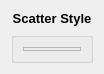
<?xml version="1.0" encoding="UTF-8"?>
<ui version="4.0">
 <class>ScatterFrameWidgetForm</class>
 <widget class="QWidget" name="ScatterFrameWidgetForm">
  <property name="geometry">
   <rect>
    <x>0</x>
    <y>0</y>
    <width>104</width>
    <height>72</height>
   </rect>
  </property>
  <property name="windowTitle">
   <string>Form</string>
  </property>
  <layout class="QGridLayout" name="gridLayout_7">
   <item row="0" column="0">
    <widget class="QLabel" name="titleLabel">
     <property name="font">
      <font>
       <pointsize>10</pointsize>
       <weight>75</weight>
       <bold>true</bold>
      </font>
     </property>
     <property name="text">
      <string>Scatter Style</string>
     </property>
     <property name="alignment">
      <set>Qt::AlignCenter</set>
     </property>
    </widget>
   </item>
   <item row="1" column="0">
    <layout class="QVBoxLayout" name="verticalLayout">
     <item>
      <widget class="QGroupBox" name="m_scatterStyleGroupBox">
       <property name="title">
        <string/>
       </property>
       <layout class="QGridLayout" name="gridLayout_3">
        <item row="0" column="0">
         <widget class="QFrame" name="m_scatterStyleFrame">
          <property name="frameShape">
           <enum>QFrame::StyledPanel</enum>
          </property>
          <property name="frameShadow">
           <enum>QFrame::Raised</enum>
          </property>
         </widget>
        </item>
       </layout>
      </widget>
     </item>
    </layout>
   </item>
  </layout>
 </widget>
 <resources/>
 <connections/>
</ui>
